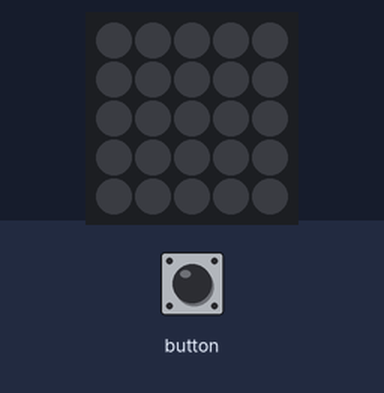
This sketch was run on a simulated ESP32. On the bench: 5×5 RGB LED matrix (first LED top left, wired row by row). The test bench sets the inputs (shaded band). Dim RGB values are drawn brighter than linear.

Above: at 1.2 s.
1.3 s: button pressed for 0.15 s
At 1.6 s:
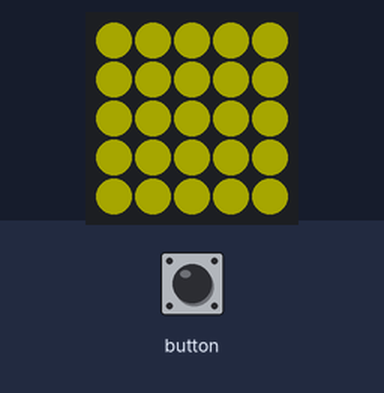
2.9 s: button pressed for 3.2 s
At 5.0 s:
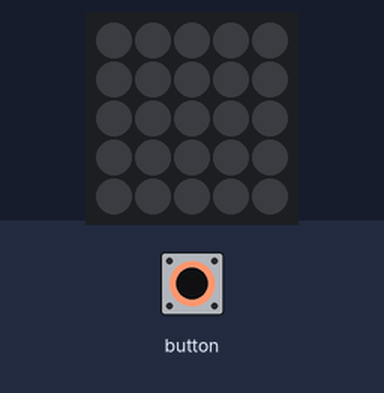
7.6 s: button pressed for 1 s
At 8.8 s:
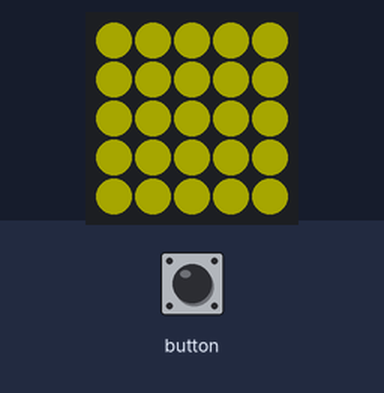
Timing chart, 0 to 10.6 s (numbered marks = the images above; inputs shaded):
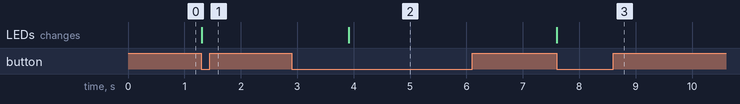

Measured:
- after the input at 1.3 s, the LEDs: change at once (image 1)
- after the input at 2.9 s, the LEDs: change after 1.0 s (image 2)
- after the input at 7.6 s, the LEDs: change at once (image 3)

The sketch:

sketch_apr28a.ino
```cpp
#include <M5Atom.h>

void setup() {
  M5.begin(true, false, true);
}

void loop() {
  M5.update();

  if (M5.Btn.wasPressed()) {
    M5.dis.fillpix(0xffff00);  // 黄色
  }

  if (M5.Btn.pressedFor(1000)) {
    M5.dis.clear();  // 1秒長押しで消灯
  }

  delay(20);
}
```
